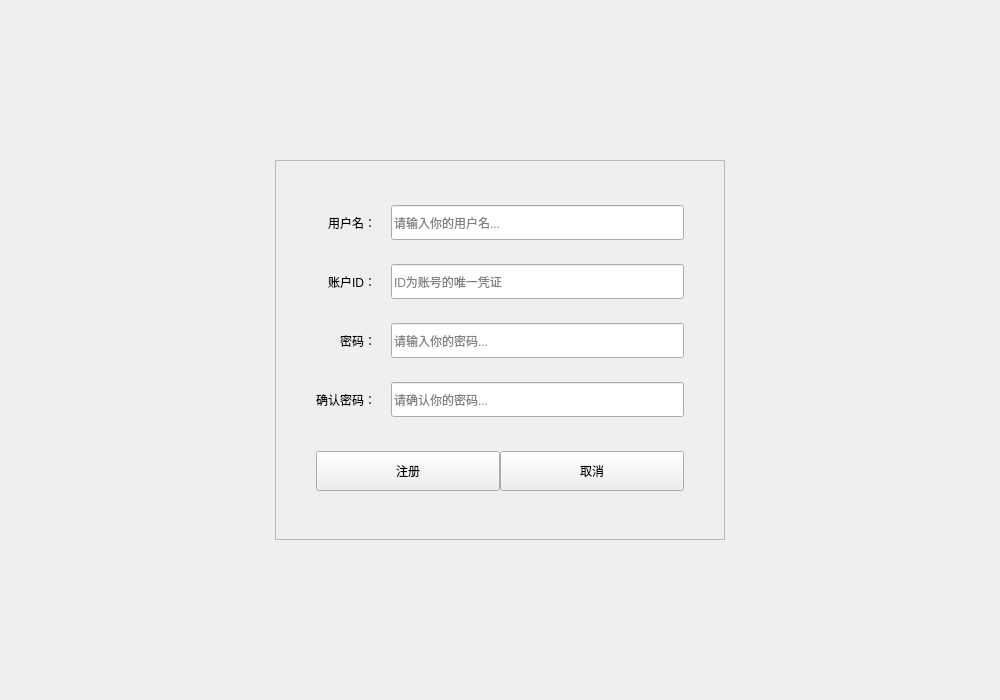
<?xml version="1.0" encoding="UTF-8"?>
<ui version="4.0">
 <class>Sign_in</class>
 <widget class="QWidget" name="Sign_in">
  <property name="geometry">
   <rect>
    <x>0</x>
    <y>0</y>
    <width>1000</width>
    <height>700</height>
   </rect>
  </property>
  <property name="windowTitle">
   <string>注册账户</string>
  </property>
  <layout class="QVBoxLayout" name="verticalLayout_main">
   <item>
    <spacer name="verticalSpacer_top">
     <property name="orientation">
      <enum>Qt::Vertical</enum>
     </property>
     <property name="sizeHint" stdset="0">
      <size>
       <width>20</width>
       <height>40</height>
      </size>
     </property>
    </spacer>
   </item>
   <item>
    <layout class="QHBoxLayout" name="horizontalLayout_center">
     <item>
      <spacer name="horizontalSpacer_left">
       <property name="orientation">
        <enum>Qt::Horizontal</enum>
       </property>
       <property name="sizeHint" stdset="0">
        <size>
         <width>40</width>
         <height>20</height>
        </size>
       </property>
      </spacer>
     </item>
     <item>
      <widget class="QFrame" name="frame">
       <property name="minimumSize">
        <size>
         <width>450</width>
         <height>380</height>
        </size>
       </property>
       <property name="frameShape">
        <enum>QFrame::StyledPanel</enum>
       </property>
       <property name="frameShadow">
        <enum>QFrame::Raised</enum>
       </property>
       <layout class="QGridLayout" name="gridLayout">
        <property name="leftMargin">
         <number>40</number>
        </property>
        <property name="topMargin">
         <number>40</number>
        </property>
        <property name="rightMargin">
         <number>40</number>
        </property>
        <property name="bottomMargin">
         <number>40</number>
        </property>
        <property name="verticalSpacing">
         <number>20</number>
        </property>
        <property name="horizontalSpacing">
         <number>15</number>
        </property>

        <item row="0" column="0">
         <widget class="QLabel" name="Sign_in_Username">
          <property name="text">
           <string>用户名：</string>
          </property>
          <property name="alignment">
           <set>Qt::AlignRight|Qt::AlignTrailing|Qt::AlignVCenter</set>
          </property>
         </widget>
        </item>
        <item row="0" column="1">
         <widget class="QLineEdit" name="Sign_in_UsernameT">
          <property name="minimumSize">
           <size>
            <width>0</width>
            <height>35</height>
           </size>
          </property>
          <property name="placeholderText">
           <string>请输入你的用户名...</string>
          </property>
         </widget>
        </item>

        <item row="1" column="0">
         <widget class="QLabel" name="label">
          <property name="text">
           <string>账户ID：</string>
          </property>
          <property name="alignment">
           <set>Qt::AlignRight|Qt::AlignTrailing|Qt::AlignVCenter</set>
          </property>
         </widget>
        </item>
        <item row="1" column="1">
         <widget class="QLineEdit" name="ID">
          <property name="minimumSize">
           <size>
            <width>0</width>
            <height>35</height>
           </size>
          </property>
          <property name="placeholderText">
           <string>ID为账号的唯一凭证</string>
          </property>
         </widget>
        </item>

        <item row="2" column="0">
         <widget class="QLabel" name="Sign_in_PassWord">
          <property name="text">
           <string>密码：</string>
          </property>
          <property name="alignment">
           <set>Qt::AlignRight|Qt::AlignTrailing|Qt::AlignVCenter</set>
          </property>
         </widget>
        </item>
        <item row="2" column="1">
         <widget class="QLineEdit" name="Sign_in_PassWordT">
          <property name="minimumSize">
           <size>
            <width>0</width>
            <height>35</height>
           </size>
          </property>
          <property name="echoMode">
           <enum>QLineEdit::Password</enum>
          </property>
          <property name="placeholderText">
           <string>请输入你的密码...</string>
          </property>
         </widget>
        </item>

        <item row="3" column="0">
         <widget class="QLabel" name="Sign_in_PassWordA">
          <property name="text">
           <string>确认密码：</string>
          </property>
          <property name="alignment">
           <set>Qt::AlignRight|Qt::AlignTrailing|Qt::AlignVCenter</set>
          </property>
         </widget>
        </item>
        <item row="3" column="1">
         <widget class="QLineEdit" name="Sign_in_PassWordAT">
          <property name="minimumSize">
           <size>
            <width>0</width>
            <height>35</height>
           </size>
          </property>
          <property name="echoMode">
           <enum>QLineEdit::Password</enum>
          </property>
          <property name="placeholderText">
           <string>请确认你的密码...</string>
          </property>
         </widget>
        </item>

        <item row="4" column="0" colspan="2">
         <layout class="QHBoxLayout" name="horizontalLayout_btns">
          <property name="topMargin">
           <number>10</number>
          </property>
          <item>
           <widget class="QPushButton" name="Sign_in_Button">
            <property name="minimumSize">
             <size>
              <width>120</width>
              <height>40</height>
             </size>
            </property>
            <property name="cursor">
             <cursorShape>PointingHandCursor</cursorShape>
            </property>
            <property name="text">
             <string>注册</string>
            </property>
           </widget>
          </item>
          <item>
           <widget class="QPushButton" name="Sign_in_Cencel">
            <property name="minimumSize">
             <size>
              <width>120</width>
              <height>40</height>
             </size>
            </property>
            <property name="cursor">
             <cursorShape>PointingHandCursor</cursorShape>
            </property>
            <property name="text">
             <string>取消</string>
            </property>
           </widget>
          </item>
         </layout>
        </item>
       </layout>
      </widget>
     </item>
     <item>
      <spacer name="horizontalSpacer_right">
       <property name="orientation">
        <enum>Qt::Horizontal</enum>
       </property>
       <property name="sizeHint" stdset="0">
        <size>
         <width>40</width>
         <height>20</height>
        </size>
       </property>
      </spacer>
     </item>
    </layout>
   </item>
   <item>
    <spacer name="verticalSpacer_bottom">
     <property name="orientation">
      <enum>Qt::Vertical</enum>
     </property>
     <property name="sizeHint" stdset="0">
      <size>
       <width>20</width>
       <height>40</height>
      </size>
     </property>
    </spacer>
   </item>
  </layout>
 </widget>
 <resources/>
 <connections/>
</ui>
